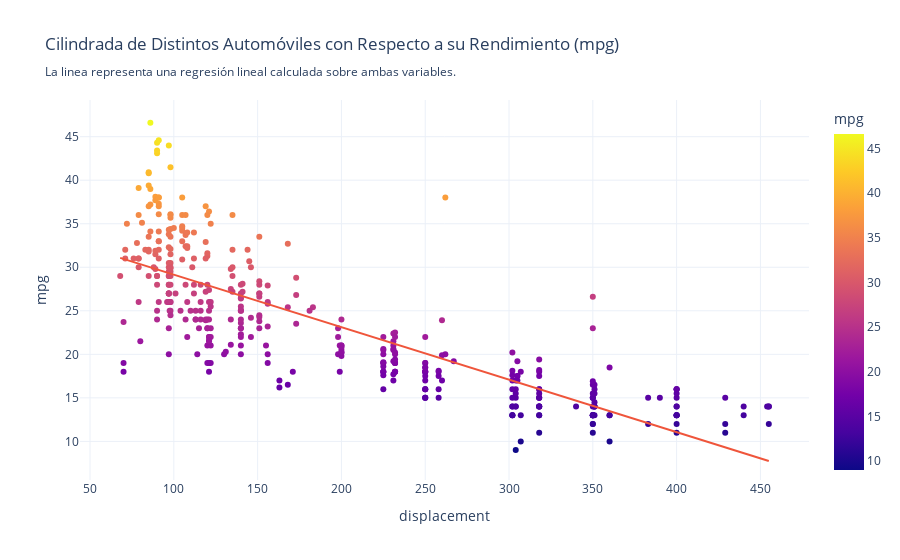

The code cell stored with this chart in its notebook:
### Markdown cell above
## Regresión


Regresión es el problema que consiste en generar modelos que sean capaces de predecir valores reales los cuales son comúnmente llamados target.
Uno de los ejemplos más clásicos (que incluso usamos al comienzo del curso) es, dados los atributos de una vivienda, construir modelos que permitan asignarle un precio de forma automatizada. 

### Regresión Lineal

Sea un conjunto de ejemplos etiquetados (i.e., vectores de $D$ características con sus respectivos targets)
$\{(\mathbf{x}^{(i)}, y^{(i)}) \}_{i=1}^{N}$ respectivamente y con N la cantidad de ejemplos. $x_j^{(i)}$ con $j = 1, \dots, D$ es el vector de características que describe al ejemplo $i$


Una Regresión Lineal consiste en la construcción de un modelo $f_{w,b} = wx + b$ orientado a predecir el target usando una combinación lineal de las características de cada ejemplo de la forma: 

$$f_{\mathbf{w}, b}(x) = \mathbf{wx} + b$$

$$f_{\mathbf{w}, b}(x) = w_{0} x_0 + w_1 x_1 + \dots + w_n x_n$$

En donde $\mathbf{w}$ es el vector de parámetros de tamaño $D$ (que define una pendiente en un hiperplano) y $b$ el intercepto. 
En este caso, se dice que el modelo construido $f_{\mathbf{w}, b}$ está *parametrizado* por $\mathbf{w}$ y $b$.

$f_{\mathbf{w}, b}(x)$ también se le denomina $\hat{y_i}$, el cuál es simplemente es el valor predicho por el modelo.


Cada posible combinación de los parámetros generará una regresión distinta. Por ende, la idea es encontrar el conjunto de parámetros que más se ajusten a los datos

### Code cell
import pandas as pd
import plotly.express as px

df = pd.read_csv('./resources/auto-mpg.csv')
fig = px.scatter(
    df,
    x='displacement',
    y='mpg',
    template='plotly_white',
    color='mpg',
    hover_name='car name',
    trendline='ols', # este parámetro permite calcular rápidamente la regresión sobre x e y.
    title=
    "Cilindrada de Distintos Automóviles con Respecto a su Rendimiento (mpg)<br>"
    "<sub>La linea representa una regresión lineal calculada sobre ambas variables.</sub>"
)
fig.show()

### Figure 1 — Plotly figure (JSON) as saved in the notebook; plotly's stock layout.template omitted (floating-point values rounded to 4 significant figures; data arrays with more than 128 entries replaced by an {"elided": "..."} marker saying what was removed)
{"data": [{"hovertemplate": "<b>%{hovertext}</b><br><br>displacement=%{x}<br>mpg=%{marker.color}<extra></extra>", "hovertext": {"elided": "398 str values"}, "legendgroup": "", "marker": {"color": {"elided": "398 float values"}, "coloraxis": "coloraxis", "symbol": "circle"}, "mode": "markers", "name": "", "orientation": "v", "showlegend": false, "type": "scatter", "x": {"elided": "398 float values"}, "xaxis": "x", "y": {"elided": "398 float values"}, "yaxis": "y"}, {"hovertemplate": "<b>OLS trendline</b><br>mpg = -0.0602824 * displacement + 35.1748<br>R<sup>2</sup>=0.646742<br><br>displacement=%{x}<br>mpg=%{y} <b>(trend)</b><extra></extra>", "legendgroup": "", "marker": {"symbol": "circle"}, "mode": "lines", "name": "", "showlegend": false, "type": "scatter", "x": {"elided": "398 float values"}, "xaxis": "x", "y": {"elided": "398 float values"}, "yaxis": "y"}], "layout": {"coloraxis": {"colorbar": {"title": {"text": "mpg"}}, "colorscale": [[0, "#0d0887"], [0.1111, "#46039f"], [0.2222, "#7201a8"], [0.3333, "#9c179e"], [0.4444, "#bd3786"], [0.5556, "#d8576b"], [0.6667, "#ed7953"], [0.7778, "#fb9f3a"], [0.8889, "#fdca26"], [1, "#f0f921"]]}, "legend": {"tracegroupgap": 0}, "title": {"text": "Cilindrada de Distintos Automóviles con Respecto a su Rendimiento (mpg)<br><sub>La linea representa una regresión lineal calculada sobre ambas variables.</sub>"}, "xaxis": {"anchor": "y", "domain": [0, 1], "title": {"text": "displacement"}}, "yaxis": {"anchor": "x", "domain": [0, 1], "title": {"text": "mpg"}}}}
